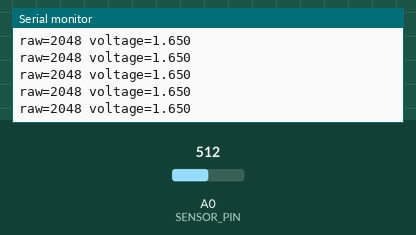
This sketch was run on a simulated Arduino Nano, built for the host (arithmetic inside an expression is 32-bit, double 64-bit). On the bench: the last lines printed to the serial monitor. The test bench sets the inputs (shaded band); at power-on: A0 (SENSOR_PIN) = 512 (analog values on the 0–1023 scale).

Above: at 2.2 s.
2.3 s: A0 (SENSOR_PIN) set to 716
At 2.68 s:
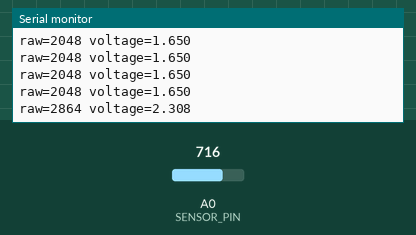
3.8 s: A0 (SENSOR_PIN) set to 900
At 3.93 s:
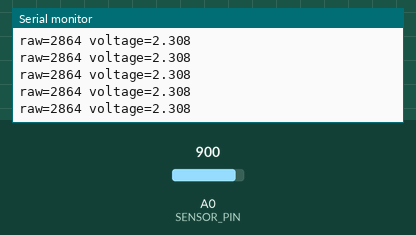
Timing chart, 0 to 6.8 s (numbered marks = the images above; inputs shaded):
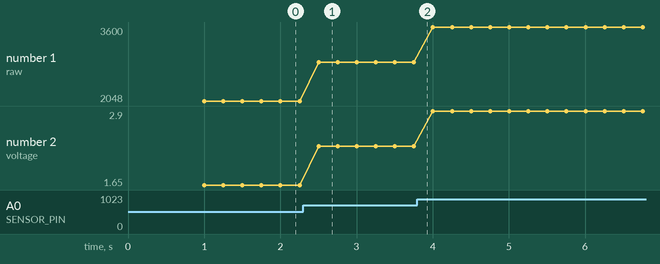

Measured:
- after the input at 2.3 s, the serial monitor: prints a new line after 0.20 s (image 1)
- plotted number 1: 2048 → 2864 after the input at 2.3 s, 2864 → 3600 after the input at 3.8 s
- plotted number 2: 1.65 → 2.31 after the input at 2.3 s, 2.31 → 2.9 after the input at 3.8 s

The sketch:

bitebud_sensor_test.ino
```cpp
/*
  BiteBud bench wiring test

  Board: Arduino Nano ESP32
  Circuit: FlexiForce A201 voltage divider connected to A0

  Prints the raw 12-bit ADC value and calculated voltage four times per second.
  No Wi-Fi credentials are required.
*/

const int SENSOR_PIN = A0;

void setup() {
  Serial.begin(115200);
  analogReadResolution(12);
  delay(1000);
  Serial.println("BiteBud sensor test ready");
}

void loop() {
  const int raw = analogRead(SENSOR_PIN);
  const float voltage = (raw / 4095.0) * 3.3;

  Serial.print("raw=");
  Serial.print(raw);
  Serial.print(" voltage=");
  Serial.println(voltage, 3);

  delay(250);
}
```
